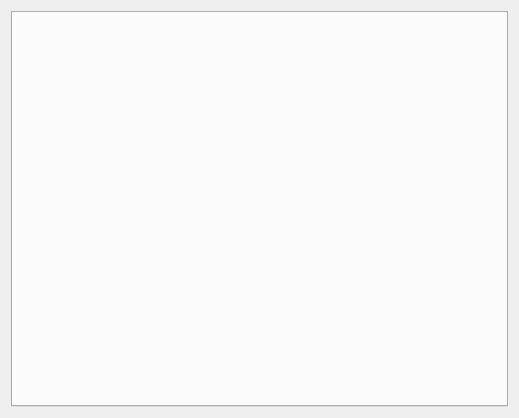
<?xml version="1.0" encoding="UTF-8"?>
<ui version="4.0">
 <class>AudioManager</class>
 <widget class="QWidget" name="AudioManager">
  <property name="geometry">
   <rect>
    <x>0</x>
    <y>0</y>
    <width>519</width>
    <height>418</height>
   </rect>
  </property>
  <property name="windowTitle">
   <string>Form</string>
  </property>
  <layout class="QHBoxLayout" name="horizontalLayout_7">
   <item>
    <widget class="QTabWidget" name="tabWidget">
     <property name="currentIndex">
      <number>-1</number>
     </property>
    </widget>
   </item>
  </layout>
 </widget>
 <resources/>
 <connections/>
</ui>
